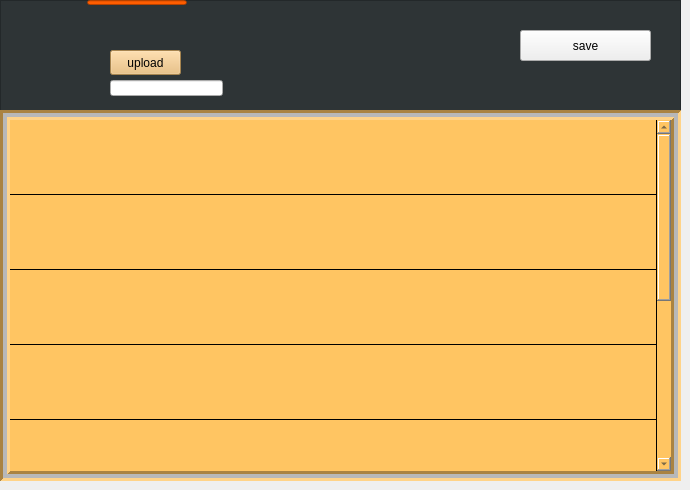
   <widget class="QWidget" name="edit_profile">
    <attribute name="title">
     <string>edit profile</string>
    </attribute>
    <widget class="QColumnView" name="columnView_3">
     <property name="geometry">
      <rect>
       <x>0</x>
       <y>0</y>
       <width>681</width>
       <height>481</height>
      </rect>
     </property>
     <property name="styleSheet">
      <string notr="true">background-color: rgb(46, 52, 54);</string>
     </property>
    </widget>
    <widget class="QLineEdit" name="lineEdit_3">
     <property name="geometry">
      <rect>
       <x>87</x>
       <y>0</y>
       <width>100</width>
       <height>5</height>
      </rect>
     </property>
     <property name="styleSheet">
      <string notr="true">background-color: rgb(255, 93, 0);</string>
     </property>
    </widget>
    <widget class="QPushButton" name="upload">
     <property name="geometry">
      <rect>
       <x>110</x>
       <y>50</y>
       <width>71</width>
       <height>25</height>
      </rect>
     </property>
     <property name="styleSheet">
      <string notr="true">background-color: rgb(233, 185, 110);</string>
     </property>
     <property name="text">
      <string>upload</string>
     </property>
    </widget>
    <widget class="QLabel" name="placeholder2">
     <property name="geometry">
      <rect>
       <x>10</x>
       <y>10</y>
       <width>91</width>
       <height>91</height>
      </rect>
     </property>
     <property name="text">
      <string/>
     </property>
     <property name="pixmap">
      <pixmap>../../Pictures/placeholder.png</pixmap>
     </property>
     <property name="scaledContents">
      <bool>true</bool>
     </property>
    </widget>
    <widget class="QColumnView" name="columnView_4">
     <property name="geometry">
      <rect>
       <x>0</x>
       <y>110</y>
       <width>681</width>
       <height>371</height>
      </rect>
     </property>
     <property name="styleSheet">
      <string notr="true">background-color: rgb(255, 130, 59);
</string>
     </property>
    </widget>
    <widget class="QTableWidget" name="editprofile">
     <property name="enabled">
      <bool>true</bool>
     </property>
     <property name="geometry">
      <rect>
       <x>0</x>
       <y>110</y>
       <width>681</width>
       <height>371</height>
      </rect>
     </property>
     <property name="sizePolicy">
      <sizepolicy hsizetype="Fixed" vsizetype="Fixed">
       <horstretch>0</horstretch>
       <verstretch>0</verstretch>
      </sizepolicy>
     </property>
     <property name="styleSheet">
      <string notr="true">background-color: rgb(255, 197, 98);
color: rgb(46, 52, 54);
gridline-color: rgb(0, 0, 0);
;
selection-color: rgb(255, 130, 59);</string>
     </property>
     <property name="frameShape">
      <enum>QFrame::Box</enum>
     </property>
     <property name="lineWidth">
      <number>3</number>
     </property>
     <property name="midLineWidth">
      <number>4</number>
     </property>
     <property name="verticalScrollBarPolicy">
      <enum>Qt::ScrollBarAlwaysOn</enum>
     </property>
     <property name="horizontalScrollBarPolicy">
      <enum>Qt::ScrollBarAsNeeded</enum>
     </property>
     <property name="sizeAdjustPolicy">
      <enum>QAbstractScrollArea::AdjustToContents</enum>
     </property>
     <property name="autoScroll">
      <bool>false</bool>
     </property>
     <property name="autoScrollMargin">
      <number>9</number>
     </property>
     <property name="tabKeyNavigation">
      <bool>true</bool>
     </property>
     <property name="showDropIndicator" stdset="0">
      <bool>true</bool>
     </property>
     <property name="dragEnabled">
      <bool>true</bool>
     </property>
     <property name="dragDropOverwriteMode">
      <bool>true</bool>
     </property>
     <property name="dragDropMode">
      <enum>QAbstractItemView::DragDrop</enum>
     </property>
     <property name="alternatingRowColors">
      <bool>false</bool>
     </property>
     <property name="selectionMode">
      <enum>QAbstractItemView::SingleSelection</enum>
     </property>
     <property name="selectionBehavior">
      <enum>QAbstractItemView::SelectRows</enum>
     </property>
     <property name="textElideMode">
      <enum>Qt::ElideMiddle</enum>
     </property>
     <property name="verticalScrollMode">
      <enum>QAbstractItemView::ScrollPerPixel</enum>
     </property>
     <property name="horizontalScrollMode">
      <enum>QAbstractItemView::ScrollPerPixel</enum>
     </property>
     <property name="showGrid">
      <bool>true</bool>
     </property>
     <property name="sortingEnabled">
      <bool>false</bool>
     </property>
     <property name="wordWrap">
      <bool>true</bool>
     </property>
     <property name="cornerButtonEnabled">
      <bool>false</bool>
     </property>
     <property name="rowCount">
      <number>9</number>
     </property>
     <property name="columnCount">
      <number>1</number>
     </property>
     <attribute name="horizontalHeaderVisible">
      <bool>false</bool>
     </attribute>
     <attribute name="horizontalHeaderCascadingSectionResizes">
      <bool>true</bool>
     </attribute>
     <attribute name="horizontalHeaderMinimumSectionSize">
      <number>100</number>
     </attribute>
     <attribute name="horizontalHeaderHighlightSections">
      <bool>false</bool>
     </attribute>
     <attribute name="horizontalHeaderShowSortIndicator" stdset="0">
      <bool>true</bool>
     </attribute>
     <attribute name="horizontalHeaderStretchLastSection">
      <bool>true</bool>
     </attribute>
     <attribute name="verticalHeaderVisible">
      <bool>false</bool>
     </attribute>
     <attribute name="verticalHeaderCascadingSectionResizes">
      <bool>true</bool>
     </attribute>
     <attribute name="verticalHeaderMinimumSectionSize">
      <number>15</number>
     </attribute>
     <attribute name="verticalHeaderDefaultSectionSize">
      <number>75</number>
     </attribute>
     <attribute name="verticalHeaderHighlightSections">
      <bool>true</bool>
     </attribute>
     <attribute name="verticalHeaderShowSortIndicator" stdset="0">
      <bool>true</bool>
     </attribute>
     <attribute name="verticalHeaderStretchLastSection">
      <bool>true</bool>
     </attribute>
     <row>
      <property name="text">
       <string>ID</string>
      </property>
      <property name="toolTip">
       <string notr="true"/>
      </property>
      <property name="whatsThis">
       <string notr="true"/>
      </property>
      <property name="font">
       <font>
        <pointsize>17</pointsize>
        <weight>75</weight>
        <bold>true</bold>
       </font>
      </property>
     </row>
     <row>
      <property name="text">
       <string notr="true">FULL NAME</string>
      </property>
      <property name="toolTip">
       <string notr="true"/>
      </property>
      <property name="whatsThis">
       <string notr="true"/>
      </property>
      <property name="font">
       <font>
        <pointsize>15</pointsize>
        <weight>75</weight>
        <bold>true</bold>
        <stylestrategy>NoAntialias</stylestrategy>
        <kerning>true</kerning>
       </font>
      </property>
     </row>
     <row>
      <property name="text">
       <string>DEPARTMENT</string>
      </property>
      <property name="font">
       <font>
        <pointsize>15</pointsize>
        <weight>75</weight>
        <bold>true</bold>
       </font>
      </property>
     </row>
     <row>
      <property name="text">
       <string>DESIGNATION</string>
      </property>
      <property name="font">
       <font>
        <pointsize>15</pointsize>
        <weight>75</weight>
        <bold>true</bold>
       </font>
      </property>
     </row>
     <row>
      <property name="text">
       <string>EMAIL</string>
      </property>
      <property name="font">
       <font>
        <pointsize>15</pointsize>
        <weight>75</weight>
        <bold>true</bold>
       </font>
      </property>
     </row>
     <row>
      <property name="text">
       <string>ADDRESS</string>
      </property>
      <property name="font">
       <font>
        <pointsize>15</pointsize>
        <weight>75</weight>
        <bold>true</bold>
       </font>
      </property>
     </row>
     <row>
      <property name="text">
       <string>PHONE</string>
      </property>
      <property name="font">
       <font>
        <pointsize>15</pointsize>
        <weight>75</weight>
        <bold>true</bold>
       </font>
      </property>
     </row>
     <row>
      <property name="text">
       <string>WAGE</string>
      </property>
      <property name="font">
       <font>
        <pointsize>15</pointsize>
        <weight>75</weight>
        <bold>true</bold>
       </font>
      </property>
     </row>
     <row>
      <property name="text">
       <string>TASK</string>
      </property>
      <property name="font">
       <font>
        <pointsize>15</pointsize>
        <weight>75</weight>
        <bold>true</bold>
       </font>
      </property>
     </row>
     <column>
      <property name="text">
       <string/>
      </property>
     </column>
     <item row="0" column="0">
      <property name="text">
       <string/>
      </property>
      <property name="font">
       <font>
        <pointsize>17</pointsize>
       </font>
      </property>
      <property name="flags">
       <set>ItemIsSelectable</set>
      </property>
     </item>
     <item row="1" column="0">
      <property name="text">
       <string notr="true"/>
      </property>
      <property name="font">
       <font>
        <pointsize>17</pointsize>
       </font>
      </property>
      <property name="flags">
       <set>ItemIsSelectable|ItemIsEditable</set>
      </property>
     </item>
     <item row="3" column="0">
      <property name="text">
       <string/>
      </property>
      <property name="font">
       <font>
        <pointsize>17</pointsize>
       </font>
      </property>
      <property name="flags">
       <set>ItemIsSelectable|ItemIsEditable|ItemIsDropEnabled</set>
      </property>
     </item>
     <item row="4" column="0">
      <property name="text">
       <string/>
      </property>
      <property name="font">
       <font>
        <pointsize>17</pointsize>
       </font>
      </property>
      <property name="flags">
       <set>ItemIsSelectable|ItemIsEditable</set>
      </property>
     </item>
     <item row="5" column="0">
      <property name="text">
       <string/>
      </property>
      <property name="font">
       <font>
        <pointsize>17</pointsize>
       </font>
      </property>
      <property name="flags">
       <set>ItemIsSelectable|ItemIsEditable</set>
      </property>
     </item>
     <item row="6" column="0">
      <property name="text">
       <string/>
      </property>
      <property name="font">
       <font>
        <pointsize>17</pointsize>
       </font>
      </property>
      <property name="flags">
       <set>ItemIsSelectable|ItemIsEditable</set>
      </property>
     </item>
    </widget>
    <widget class="QPushButton" name="saveinfo">
     <property name="geometry">
      <rect>
       <x>520</x>
       <y>30</y>
       <width>131</width>
       <height>31</height>
      </rect>
     </property>
     <property name="text">
      <string>save</string>
     </property>
    </widget>
    <widget class="QLineEdit" name="filename">
     <property name="geometry">
      <rect>
       <x>110</x>
       <y>80</y>
       <width>113</width>
       <height>16</height>
      </rect>
     </property>
    </widget>
    <widget class="QLabel" name="save">
     <property name="geometry">
      <rect>
       <x>530</x>
       <y>3</y>
       <width>101</width>
       <height>20</height>
      </rect>
     </property>
     <property name="styleSheet">
      <string notr="true">background-color: rgb(46, 52, 54);
color: rgb(78, 154, 6);</string>
     </property>
     <property name="text">
      <string/>
     </property>
    </widget>
   </widget>
